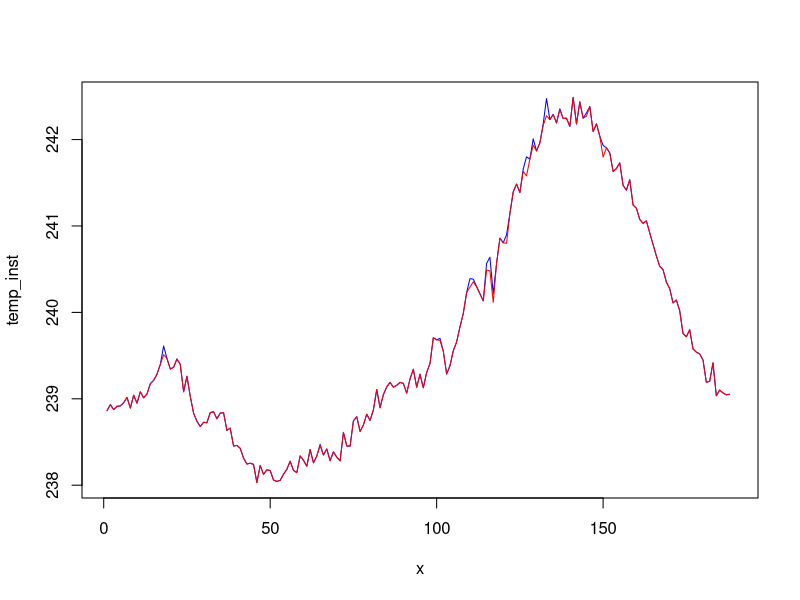

Reproduce this figure in R.
#!/usr/bin/env Rscript

# ########################################################

pdf("figs-dd.pdf") # either save all files in one pdf or the files in specific pdfs; find an option to automatise the choice

# temp_inst = read.csv("temp-inst.csv")
# temp_max = read.csv("temp-max.csv")
# temp_min = read.csv("temp-min.csv")
# temp_mean = read.csv("temp-mean.csv")

# data = read.table("test.csv", header=FALSE, sep = ',')
temp_inst = read.table("temp-inst.csv", header=FALSE, sep = ',')
temp_max = read.table("temp-max.csv", header=FALSE, sep = ',')
temp_min = read.table("temp-min.csv", header=FALSE, sep = ',')

x1=length(temp_inst)
x2=length(temp_max)
x3=length(temp_min)
# x4=length(data)

print(x1)
print(x2)
print(x3)
#print(x4)
#print(data)

x = seq(1, x1, 1)

plot(x,temp_inst,type="l",col="blue")
lines(x,temp_max,col="green")
lines(x,temp_min,col="red")

# dev.off()
print("Graphics constructed with success!")
